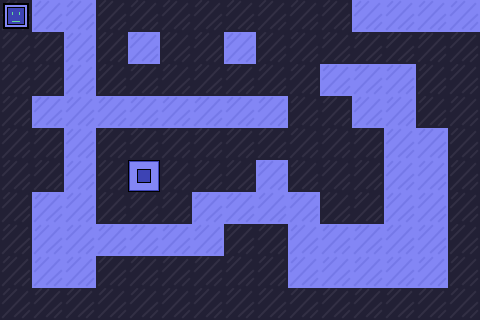

A 2D game scene composited from a Tiled map and its tileset images. What follows is a short description and the map's XML, with each tile layer's data collapsed to a summary:
An orthogonal 15x10 tile map with 32x32 px tiles, 2 tile layers (background, entities), 2 tilesets.

<map version="1.2" tiledversion="1.3.5" orientation="orthogonal" renderorder="right-down" width="15" height="10" tilewidth="32" tileheight="32" infinite="0" nextlayerid="8" nextobjectid="7">
 <tileset firstgid="1" name="bgTiles" tilewidth="32" tileheight="32" tilecount="64" columns="8">
  <image source="../spritesheets/levelSpritesheet.png" width="256" height="256" />
  <tile id="0">
   <properties>
    <property name="parity" type="int" value="2" />
   </properties>
  </tile>
  <tile id="1">
   <properties>
    <property name="parity" type="int" value="1" />
   </properties>
  </tile>
 </tileset>
 <tileset firstgid="65" name="entityTiles" tilewidth="32" tileheight="32" tilecount="64" columns="8">
  <image source="../spritesheets/entitySpritesheet.png" width="256" height="256" />
 </tileset>
 <layer id="1" name="background" width="15" height="10">
  <data>[150 cells, 150 non-empty, 2 distinct tile ids]</data>
 </layer>
 <layer id="2" name="entities" width="15" height="10">
  <data>[150 cells, 2 non-empty, 2 distinct tile ids]</data>
 </layer>
</map>